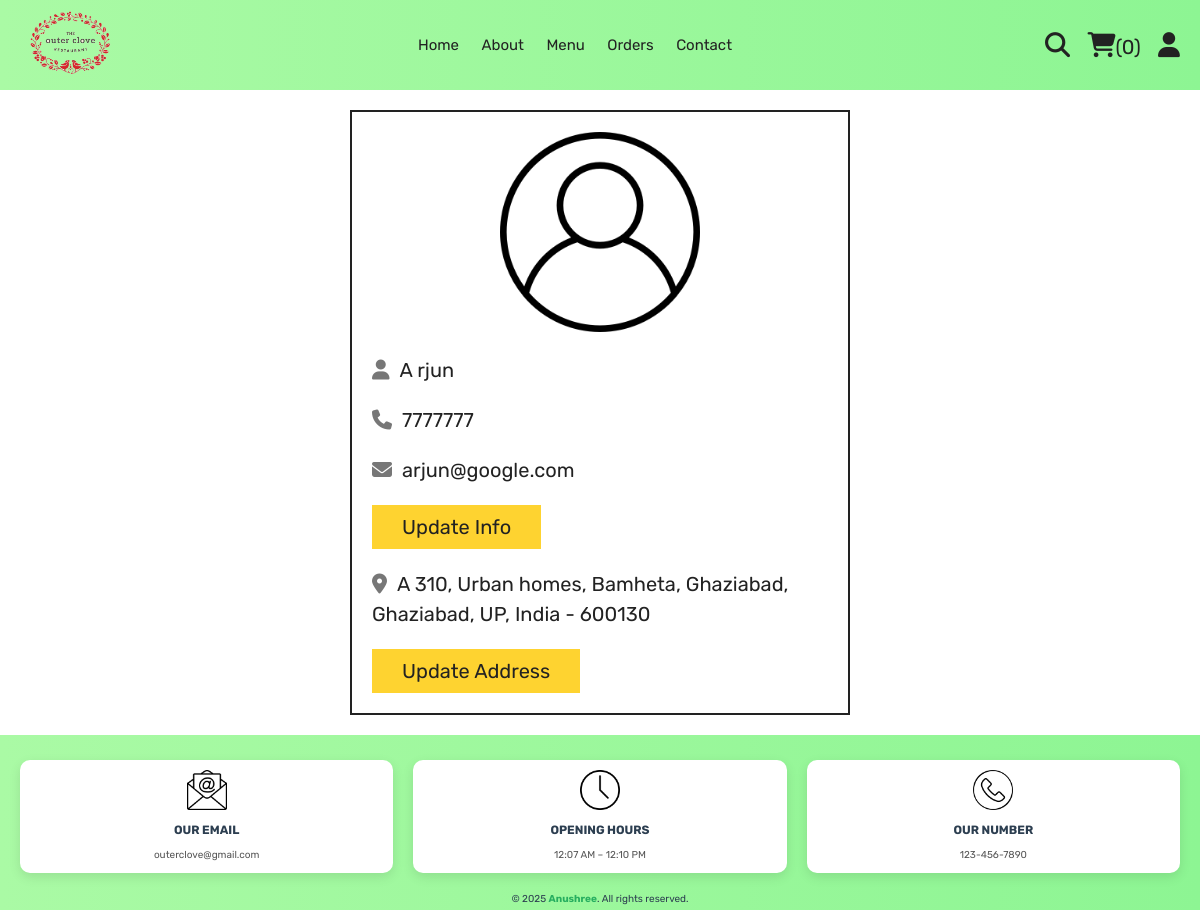
The app's page /profile.php (signed in) with its own data.
### tables this page shows
CREATE TABLE `users` (
  `id` int(100) NOT NULL,
  `name` varchar(20) NOT NULL,
  `email` varchar(50) NOT NULL,
  `number` varchar(10) NOT NULL,
  `password` varchar(50) NOT NULL,
  `address` varchar(500) NOT NULL
);

### profile.php (the view, shortened to what this page needs)
<?php
include 'components/connect.php';
?>
<!DOCTYPE html>
<html lang="en">
<head>
   <link rel="stylesheet" href="https://cdnjs.cloudflare.com/ajax/libs/font-awesome/6.1.1/css/all.min.css">
   <link rel="stylesheet" href="css/style.css">
</head>
<body>
<?php include 'components/user_header.php'; ?>
<section class="user-details">
   <div class="user">
      <img src="images/user-icon.png" alt="">
      <p><i class="fas fa-user"></i><span><span><?= $fetch_profile['name']; ?></span></span></p>
      <p><i class="fas fa-phone"></i><span><?= $fetch_profile['number']; ?></span></p>
      <p><i class="fas fa-envelope"></i><span><?= $fetch_profile['email']; ?></span></p>
      <a href="update_profile.php" class="btn">Update info</a>
      <p class="address"><i class="fas fa-map-marker-alt"></i><span><?php if($fetch_profile['address'] == ''){echo 'please enter your address';}else{echo $fetch_profile['address'];} ?></span></p>
      <a href="update_address.php" class="btn">Update address</a>
   </div>
</section>
<?php include 'components/footer.php'; ?>
</body>
</html>

### css/style.css (style rules this page uses)
:root { --yellow: #fed330; --red: #e74c3c; --white: #fff; --black: #222; --light-color: #777; --border: .2rem solid var(--black); }
* { font-family: 'Rubik', sans-serif; margin: 0; padding: 0; box-sizing: border-box; outline: none; border: none; text-decoration: none; }
html { font-size: 62.5%; overflow-x: hidden; scroll-behavior: smooth; }
section { margin: 0 auto; max-width: 1200px; padding: 2rem; }
.btn, .delete-btn { margin-top: 1rem; display: inline-block; font-size: 2rem; padding: 1rem 3rem; cursor: pointer; text-transform: capitalize; transition: .2s linear; }
.btn { background-color: var(--yellow); color: var(--black); }
.user-details .user { max-width: 50rem; margin: 0 auto; border: var(--border); padding: 2rem; }
.user-details .user img { width: 100%; height: 20rem; object-fit: contain; margin-bottom: 1rem; }
.user-details .user p { padding: 1rem 0; line-height: 1.5; font-size: 2rem; }
.user-details .user p span { color: var(--black); }
.user-details .user p i { margin-right: 1rem; color: var(--light-color); }
.user-details .user .address { margin-top: 1rem; }

### records on screen
users: name "A rjun", number "7777777", email "arjun@google.com", address "A 310, Urban homes, Bamheta, Ghaziabad, Ghaziabad, UP, India - 600130"

### other values on screen
$total_cart_items "0"
